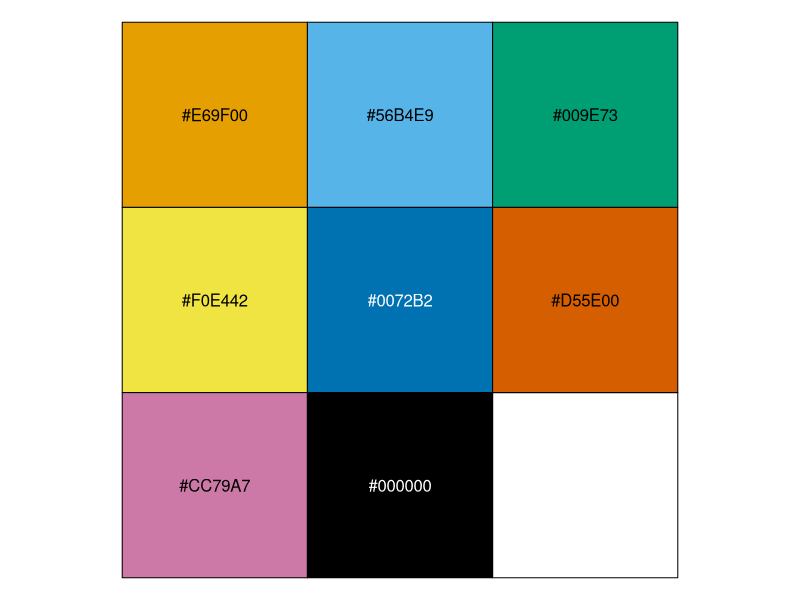

This chart was generated by the following R code: (Note: this script raises an error after producing the figure.)
##Load libraries & data ----
library(ggplot2)
library(dplyr)

all_data <- read.csv("./Clean_data/cleaned_merged_data.csv",
                     stringsAsFactors = F)

#Okabe and Ito 2008 colorblind-safe qualitative color scale ----
my_cols <- c("#E69F00", "#56B4E9", "#009E73", "#F0E442", "#0072B2",
             "#D55E00", "#CC79A7", "#000000")
scales::show_col(my_cols)

#Drop NA Density values
all_data <- all_data[!is.na(all_data$Density),]

#Recode phage presence
all_data$Phage_presence[all_data$Phage_presence == 1] <- "Phage present"
all_data$Phage_presence[all_data$Phage_presence == 0] <- "Phage absent"

#Reorder Pop levels
all_data$Pop <- factor(all_data$Pop,
                       levels = c("P_aeruginosa", "PT7",
                                  "PA14", "AB", "BC", "SA", "DMS3vir",
                                  "Klebsiella", "Pseudomonas", "Staphylococcus",
                                  "Kleb_phage"))

#Reorder competitor community levels
all_data$Bact_community <- 
  factor(all_data$Bact_community,
         levels = c("K", "P", "S", "K+P+S", 
                    "Pa", "Pa+Sa", "Pa+Sm", "Pa+Sa+Sm",
                    "PA", "PA+AB", "PA+BC", "PA+SA", "PA+AB+BC+SA", 
                    "PA+surfacemutant"))
all_data$Focal_strain <- 
  factor(all_data$Focal_strain,
         levels = c("Klebsiella", "PAO1", "lasR", "PA14"))


#Get summarized values
all_data <- group_by(all_data, Study, Focal_strain, Bact_community,
                     Phage_presence, Time_day, Rep_pop, Pop)
all_data_repsum <- summarize(all_data,
                          dens_rep_avg = mean(Density, na.rm = TRUE),
                          dens_rep_sd = sd(Density, na.rm = TRUE),
                          dens_rep_n = sum(sapply(Density, is.numeric)))

##TODO check that repsum is correct!

all_data_repsum <- group_by(all_data_repsum,
                            Study, Focal_strain, Bact_community,
                            Phage_presence, Time_day, Pop)
all_data_popsum <- summarize(all_data_repsum,
                             dens_pop_avg = mean(dens_rep_avg),
                             dens_pop_sd = sd(dens_rep_avg, na.rm = TRUE),
                             dens_pop_n = sum(sapply(dens_rep_avg, is.numeric)))

#Plots ----
#Mumford
temp_repsum <- all_data_repsum[all_data_repsum$Study == "Mumford_Friman", ]
temp_popsum <- all_data_popsum[all_data_popsum$Study == "Mumford_Friman", ]
ggplot(data = temp_repsum, 
       aes(x = Time_day, y = dens_rep_avg+1, color = Pop)) +
  geom_point(alpha = 0.2, 
             #position = position_dodge(width = 1.5)
             ) +
  # geom_line(aes(group = interaction(Rep_pop, Competitor_community)),
  #           alpha = 0.2, position = position_dodge(width = 1.5)) +
  geom_point(data = temp_popsum, aes(y = dens_pop_avg+1),
             #position = position_dodge(width = 1.5), 
             size = 3) +
  geom_line(data = temp_popsum, aes(y = dens_pop_avg+1)) +
  facet_grid(Phage_presence ~ Focal_strain + Bact_community) +
  scale_y_continuous(trans = "log10") +
  scale_color_manual(values = my_cols)

#Alseth
temp_repsum <- all_data_repsum[all_data_repsum$Study == "Alseth_etal", ]
temp_popsum <- all_data_popsum[all_data_popsum$Study == "Alseth_etal", ]
ggplot(data = temp_repsum,
       aes(x = Time_day, y = dens_rep_avg+1,
           color = Pop)) +
  geom_point(alpha = 0.2) +
  geom_point(data = temp_popsum, aes(y = dens_pop_avg+1), size = 3) +
  geom_line(data = temp_popsum, aes(y = dens_pop_avg+1), lwd = 1) +
  facet_grid(Phage_presence~Bact_community) +
  scale_y_continuous(trans = "log10") +
  scale_color_manual(values = my_cols)

#Johnke
temp_repsum <- all_data_repsum[all_data_repsum$Study == "Johnke_etal", ]
temp_popsum <- all_data_popsum[all_data_popsum$Study == "Johnke_etal", ]
ggplot(data = temp_repsum,
       aes(x = Time_day, y = dens_rep_avg+1,
           color = Pop)) +
  geom_point(alpha = 0.2) +
  geom_point(data = temp_popsum, aes(y = dens_pop_avg+1), size = 3) +
  geom_line(data = temp_popsum, aes(y = dens_pop_avg+1), lwd = 1) +
  facet_grid(Phage_presence~Bact_community) +
  scale_y_continuous(trans = "log10") +
  scale_color_manual(values = my_cols)

##Stats ----

model_mum_bact <- lm(log10(dens_rep_avg+1) ~ Bact_community*Focal_strain*Phage_presence,
                 all_data_repsum[all_data_repsum$Time_day > 0 &
                                   all_data_repsum$Study == "Mumford_Friman" &
                                   all_data_repsum$Pop == "P_aeruginosa", ])
summary(model_mum_bact)

model_mum_phg <- lm(log10(dens_rep_avg) ~ Bact_community*Time_day*Focal_strain,
                all_data_repsum[all_data_repsum$Time_day > 0 &
                                all_data_repsum$Study == "Mumford_Friman" &
                                all_data_repsum$Pop == "PT7", ])
summary(model_mum_phg)
##Only sig effect is that phage declines over time

model_alseth_bact <- lm(log10(dens_rep_avg) ~ Bact_community*Time_day,
                    all_data_repsum[all_data_repsum$Time_day > 0 &
                                      all_data_repsum$Study == "Alseth_etal" &
                                      all_data_repsum$Pop == "PA14", ])
summary(model_alseth_bact)
##PA dens is suppressed by           


model_alseth_phg <- lm(log10(dens_rep_avg) ~ Bact_community*Time_day,
                       all_data_repsum[all_data_repsum$Time_day > 0 &
                                         all_data_repsum$Study == "Alseth_etal" &
                                         all_data_repsum$Pop == "DMS3vir", ])
summary(model_alseth_phg)
##Phages decline faster over time with BC


model_jon_bact <- lm(log10(dens_rep_avg+1) ~ Bact_community*Phage_presence*Time_day,
             all_data_repsum[all_data_repsum$Time_day > 0 &
                              all_data_repsum$Study == "Johnke_etal" &
                              all_data_repsum$Pop == "Klebsiella", ])
summary(model_jon_bact)

model_jon_phg <- lm(log10(dens_rep_avg) ~ Bact_community*Time_day,
                 all_data_repsum[all_data_repsum$Time_day > 0 &
                                   all_data_repsum$Study == "Johnke_etal" &
                                   all_data_repsum$Pop == "Kleb_phage", ])
summary(model_jon_phg)
             
             
             
             
             
             